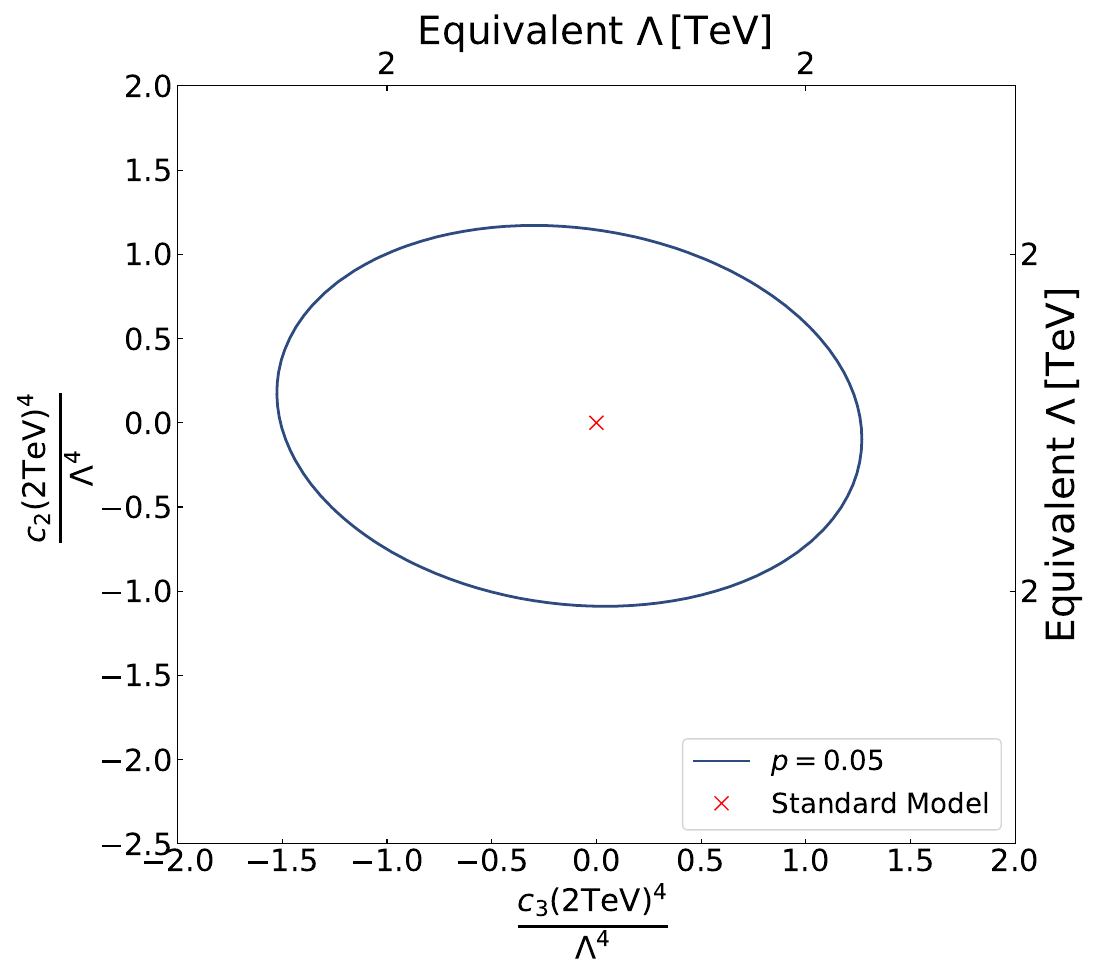

The script that saved this image:
import matplotlib.pyplot as plt
import numpy as np
#from Figures
import sys
sys.path.insert(1, '..')

from factor_conversions import fac2lam, lam2fac
from plot_funcs import fmt


points_x=np.load("points_x_k2.npy")
points_y=np.load("points_y_k3.npy")
deltachisqs_all=np.load("deltachisqs_all.npy")


# Basic contour plot


#Set figure size (rectangular due to different ranges of x and y axes.)
fig, ax = plt.subplots(figsize=(1.1*10, 1.1*(16/18)*10), dpi=100)

secax = ax.secondary_xaxis('top', functions=(fac2lam, lam2fac))
secax.set_xticks([-2, -1, -0.85, 0.85, 1, 2])
secax.set_xticklabels([2, 1, 0.85, 0.85, 1, 2])
secax.tick_params(which="both", labelsize=22, direction='in')
secax.set_xlabel(r'Equivalent $\Lambda\,$[TeV]', fontsize=28)

secay = ax.secondary_yaxis('right', functions=(fac2lam, lam2fac))
secay.set_yticks([-2, -1, -0.85, 0.85, 1, 2])
secay.set_yticklabels([2, 1, 0.85, 0.85, 1, 2])
secay.tick_params(which="both", labelsize=22, direction='in')
secay.set_ylabel(r'Equivalent $\Lambda\,$[TeV]', fontsize=28)

#Create contour plot.

CS = ax.contour(points_x, points_y, deltachisqs_all, levels=[3.219, 5.991, 13.816], linewidths=3)
ax.clabel(CS, CS.levels, inline=True, fmt=fmt, fontsize=16)
plt.ylabel(r"$\frac{c_2 \mathrm{(2TeV)}^4}{\Lambda^4}$", fontsize=32)
plt.xlabel(r"$\frac{c_3 \mathrm{(2TeV)}^4}{\Lambda^4}$", fontsize=32)
plt.plot(0, 0, 'x', color="r", label="Standard Model", markersize=10)
plt.xlim(-2, 2)
plt.ylim(-2.5, 2)
plt.xticks(fontsize=22)
plt.yticks(fontsize=22)
plt.legend(fontsize=20, loc="lower right")
plt.tight_layout()
plt.savefig("1_full_contour_plot.pdf")



#We find from this next section of code that there is only curve at p=0.05 from the CS contour


for i, collection in enumerate(CS.collections):
    paths = collection.get_paths()  # Get all the paths for the contour level
    print(f"Contour level {CS.levels[i]}:")
    #Find the p=0.05 level
    if CS.levels[i]==5.991:
        plt.figure()
        for path in paths:
            vertices = path.vertices  # Extract the vertices of the path
            xs2=vertices[:,0]
            ys2=vertices[:,1]
            plt.plot(xs2, ys2)
            plt.savefig("2_p=0.05_paths.pdf")






#We find from this section of code the vertices that should be used to fit the ellipse

for i, collection in enumerate(CS.collections):
    paths = collection.get_paths()  # Get all the paths for the contour level
    print(f"Contour level {CS.levels[i]}:")
    #Find the p=0.05 level
    if CS.levels[i]==5.991:
        plt.figure()
        for path in paths:
            vertices = path.vertices  # Extract the vertices of the path
            plt.plot(xs2, ys2)

            #Have to manually vary these ranges to select the correct points.
            xs2=np.concatenate((vertices[130:440,0], vertices[740:990,0], vertices[1280:1590,0], vertices[1860:2140,0]))
            ys2=np.concatenate((vertices[130:440,1], vertices[740:990,1], vertices[1280:1590,1], vertices[1860:2140,1]))
            
            
            plt.plot(xs2, ys2, "r")
            plt.savefig("3_vertices.pdf")



fig, ax = plt.subplots(figsize=(1.1*10, 1.1*(8/9)*10), dpi=100)

secax = ax.secondary_xaxis('top', functions=(fac2lam, lam2fac))
secax.set_xticks([-2, -1, -0.85, 0.85, 1, 2])
secax.set_xticklabels([2, 1, 0.85, 0.85, 1, 2])
secax.tick_params(which="both", labelsize=22, direction='in')
secax.set_xlabel(r'Equivalent $\Lambda\,$[TeV]', fontsize=28)

secay = ax.secondary_yaxis('right', functions=(fac2lam, lam2fac))
secay.set_yticks([-2, -1, -0.85, 0.85, 1, 2])
secay.set_yticklabels([2, 1, 0.85, 0.85, 1, 2])
secay.tick_params(which="both", labelsize=22, direction='in')
secay.set_ylabel(r'Equivalent $\Lambda\,$[TeV]', fontsize=28)

ax.tick_params(which="both", labelsize=13, direction='in')


A = np.column_stack((xs2**2, xs2 * ys2, ys2**2, xs2, ys2))
b = np.ones_like(xs2)
x = np.linalg.lstsq(A, b)[0].squeeze()
x_coord = np.linspace(-10,10,300)
y_coord = np.linspace(-10,10,300)
X_coord, Y_coord = np.meshgrid(x_coord, y_coord)
Z_coord = x[0] * X_coord ** 2 + x[1] * X_coord * Y_coord + x[2] * Y_coord**2 + x[3] * X_coord + x[4] * Y_coord

plt.contour(X_coord, Y_coord, Z_coord, levels=[1], colors=('#2E4B7F'), linewidths=2)
#To create legend
plt.plot(100,100, color='#2E4B7F', label=r"$p=0.05$")


"""

This next section of code creates orange and white exclusion stripes.

a=np.linspace(-20,20,100)

for i in range(-20, 20, 3):
    ax.fill_betweenx(a, a+(i), a+(i+1), color="orange", alpha=0.5)


from matplotlib.patches import Polygon
from matplotlib.collections import PatchCollection
polygon = Polygon(np.column_stack((xs2, ys2)), closed=True, color='white', zorder=1)
ax.add_patch(polygon)
"""




plt.ylabel(r"$\frac{c_2 \mathrm{(2TeV)}^4}{\Lambda^4}$", fontsize=32)
plt.xlabel(r"$\frac{c_3 \mathrm{(2TeV)}^4}{\Lambda^4}$", fontsize=32)
plt.plot(0, 0, 'x', color="r", label="Standard Model", markersize=10)
plt.xlim(-2, 2)
plt.ylim(-2.5, 2)
plt.xticks(fontsize=22)
plt.yticks(fontsize=22)
plt.legend(fontsize=20, loc="lower right")
plt.tight_layout()
plt.savefig("figure_15.pdf")